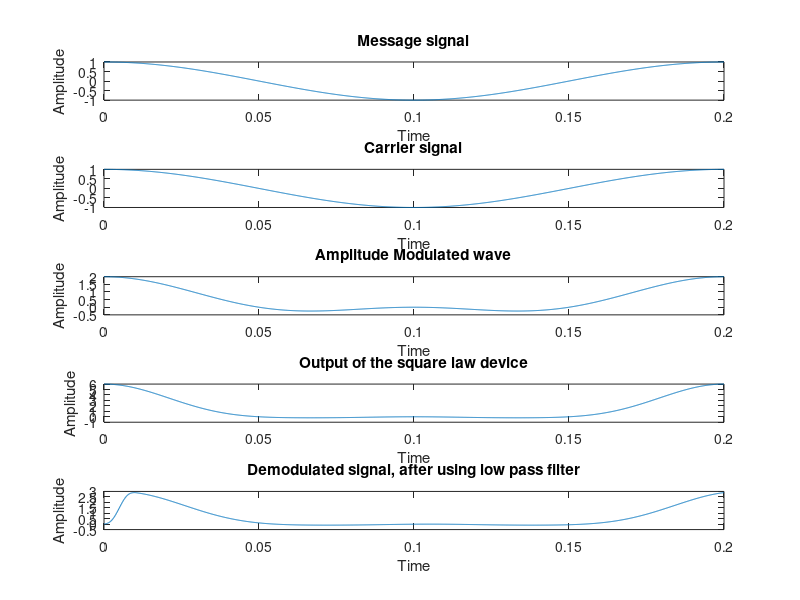

The MATLAB source for this figure:
clc;
clear all;
close all;
t= 0: 0.0001 : 0.2;
fm=input('Enter Message Signal Frequency (20): ');
m_t = cos(2*pi*fm*t);
subplot(5, 1, 1);
plot(t,m_t);
title('Message signal');
xlabel('Time');
ylabel('Amplitude');
fc=input('Enter Carrier Signal Frequency (500): ');
m_c = cos(2*pi*fc*t);
subplot(5, 1, 2);
plot(t,m_c);
title('Carrier signal');
xlabel('Time'); 
ylabel('Amplitude');
ka= 1;
v_1 = (1 + ka* m_t).*m_c;
subplot(5, 1, 3);
plot(t, v_1);
title('Amplitude Modulated wave');
xlabel('Time'); 
ylabel('Amplitude');
v =( v_1 )+ ((v_1) .* ( v_1));
subplot(5, 1, 4);
plot(t, v);
title('Output of the square law device');
xlabel('Time');
ylabel('Amplitude');
F = fir1(100, 0.0001, 'low');
am_demodulation = filter(F , 2, v);
subplot(5, 1, 5);
plot(t, am_demodulation );
title('Demodulated signal, after using low pass filter');
xlabel('Time');
ylabel('Amplitude');